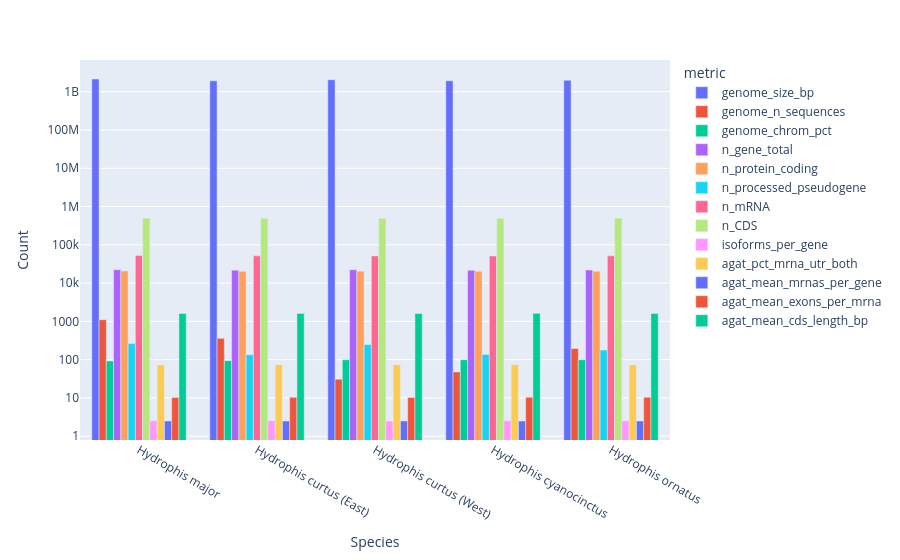

The notebook cell this image was saved under:
### Markdown cell above
- add my annotated pseudogenes

### Code cell
# genome stats
keep = [
    "genome_size_bp", "genome_chrom_pct", "n_gene_total", "n_protein_coding",
    "n_processed_pseudogene", "n_mRNA", "n_CDS", "isoforms_per_gene",
    "genome_n_sequences", "agat_pct_mrna_utr_both", "agat_mean_mrnas_per_gene",
    "agat_mean_exons_per_mrna", "agat_mean_cds_length_bp", 
]

df_stats = metrics[metrics["metric"].isin(keep)]

df_stats_m = df_stats.melt(
    id_vars=["metric", "label"],
    var_name="Species",
    value_name="Count",
)

fig = px.bar(
    df_stats_m,
    x="Species",
    y="Count",
    color="metric",
    barmode="group",
    log_y = True
)

fig.show()

### Figure 1 — Plotly figure (JSON) as saved in the notebook; plotly's stock layout.template omitted (floating-point values rounded to 4 significant figures)
{"data": [{"alignmentgroup": "True", "hovertemplate": "metric=genome_size_bp<br>Species=%{x}<br>Count=%{y}<extra></extra>", "legendgroup": "genome_size_bp", "marker": {"color": "#636efa", "pattern": {"shape": ""}}, "name": "genome_size_bp", "offsetgroup": "genome_size_bp", "orientation": "v", "showlegend": true, "textposition": "auto", "type": "bar", "x": ["Hydrophis major", "Hydrophis curtus (East)", "Hydrophis curtus (West)", "Hydrophis cyanocinctus", "Hydrophis ornatus"], "xaxis": "x", "y": ["2150333220", "1922533803", "2058638819", "1927585190", "1997787468"], "yaxis": "y"}, {"alignmentgroup": "True", "hovertemplate": "metric=genome_n_sequences<br>Species=%{x}<br>Count=%{y}<extra></extra>", "legendgroup": "genome_n_sequences", "marker": {"color": "#EF553B", "pattern": {"shape": ""}}, "name": "genome_n_sequences", "offsetgroup": "genome_n_sequences", "orientation": "v", "showlegend": true, "textposition": "auto", "type": "bar", "x": ["Hydrophis major", "Hydrophis curtus (East)", "Hydrophis curtus (West)", "Hydrophis cyanocinctus", "Hydrophis ornatus"], "xaxis": "x", "y": ["1111", "361", "31", "48", "196"], "yaxis": "y"}, {"alignmentgroup": "True", "hovertemplate": "metric=genome_chrom_pct<br>Species=%{x}<br>Count=%{y}<extra></extra>", "legendgroup": "genome_chrom_pct", "marker": {"color": "#00cc96", "pattern": {"shape": ""}}, "name": "genome_chrom_pct", "offsetgroup": "genome_chrom_pct", "orientation": "v", "showlegend": true, "textposition": "auto", "type": "bar", "x": ["Hydrophis major", "Hydrophis curtus (East)", "Hydrophis curtus (West)", "Hydrophis cyanocinctus", "Hydrophis ornatus"], "xaxis": "x", "y": ["92.42", "94.41", "99.87", "99.91", "99.51"], "yaxis": "y"}, {"alignmentgroup": "True", "hovertemplate": "metric=n_gene_total<br>Species=%{x}<br>Count=%{y}<extra></extra>", "legendgroup": "n_gene_total", "marker": {"color": "#ab63fa", "pattern": {"shape": ""}}, "name": "n_gene_total", "offsetgroup": "n_gene_total", "orientation": "v", "showlegend": true, "textposition": "auto", "type": "bar", "x": ["Hydrophis major", "Hydrophis curtus (East)", "Hydrophis curtus (West)", "Hydrophis cyanocinctus", "Hydrophis ornatus"], "xaxis": "x", "y": ["22445", "21847", "22305", "21662", "21937"], "yaxis": "y"}, {"alignmentgroup": "True", "hovertemplate": "metric=n_protein_coding<br>Species=%{x}<br>Count=%{y}<extra></extra>", "legendgroup": "n_protein_coding", "marker": {"color": "#FFA15A", "pattern": {"shape": ""}}, "name": "n_protein_coding", "offsetgroup": "n_protein_coding", "orientation": "v", "showlegend": true, "textposition": "auto", "type": "bar", "x": ["Hydrophis major", "Hydrophis curtus (East)", "Hydrophis curtus (West)", "Hydrophis cyanocinctus", "Hydrophis ornatus"], "xaxis": "x", "y": ["20825", "20367", "20545", "20300", "20378"], "yaxis": "y"}, {"alignmentgroup": "True", "hovertemplate": "metric=n_processed_pseudogene<br>Species=%{x}<br>Count=%{y}<extra></extra>", "legendgroup": "n_processed_pseudogene", "marker": {"color": "#19d3f3", "pattern": {"shape": ""}}, "name": "n_processed_pseudogene", "offsetgroup": "n_processed_pseudogene", "orientation": "v", "showlegend": true, "textposition": "auto", "type": "bar", "x": ["Hydrophis major", "Hydrophis curtus (East)", "Hydrophis curtus (West)", "Hydrophis cyanocinctus", "Hydrophis ornatus"], "xaxis": "x", "y": ["263", "134", "249", "137", "178"], "yaxis": "y"}, {"alignmentgroup": "True", "hovertemplate": "metric=n_mRNA<br>Species=%{x}<br>Count=%{y}<extra></extra>", "legendgroup": "n_mRNA", "marker": {"color": "#FF6692", "pattern": {"shape": ""}}, "name": "n_mRNA", "offsetgroup": "n_mRNA", "orientation": "v", "showlegend": true, "textposition": "auto", "type": "bar", "x": ["Hydrophis major", "Hydrophis curtus (East)", "Hydrophis curtus (West)", "Hydrophis cyanocinctus", "Hydrophis ornatus"], "xaxis": "x", "y": ["52501", "51588", "51444", "51220", "51521"], "yaxis": "y"}, {"alignmentgroup": "True", "hovertemplate": "metric=n_CDS<br>Species=%{x}<br>Count=%{y}<extra></extra>", "legendgroup": "n_CDS", "marker": {"color": "#B6E880", "pattern": {"shape": ""}}, "name": "n_CDS", "offsetgroup": "n_CDS", "orientation": "v", "showlegend": true, "textposition": "auto", "type": "bar", "x": ["Hydrophis major", "Hydrophis curtus (East)", "Hydrophis curtus (West)", "Hydrophis cyanocinctus", "Hydrophis ornatus"], "xaxis": "x", "y": ["501517", "498646", "493878", "496630", "499399"], "yaxis": "y"}, {"alignmentgroup": "True", "hovertemplate": "metric=isoforms_per_gene<br>Species=%{x}<br>Count=%{y}<extra></extra>", "legendgroup": "isoforms_per_gene", "marker": {"color": "#FF97FF", "pattern": {"shape": ""}}, "name": "isoforms_per_gene", "offsetgroup": "isoforms_per_gene", "orientation": "v", "showlegend": true, "textposition": "auto", "type": "bar", "x": ["Hydrophis major", "Hydrophis curtus (East)", "Hydrophis curtus (West)", "Hydrophis cyanocinctus", "Hydrophis ornatus"], "xaxis": "x", "y": ["2.52", "2.53", "2.5", "2.52", "2.53"], "yaxis": "y"}, {"alignmentgroup": "True", "hovertemplate": "metric=agat_pct_mrna_utr_both<br>Species=%{x}<br>Count=%{y}<extra></extra>", "legendgroup": "agat_pct_mrna_utr_both", "marker": {"color": "#FECB52", "pattern": {"shape": ""}}, "name": "agat_pct_mrna_utr_both", "offsetgroup": "agat_pct_mrna_utr_both", "orientation": "v", "showlegend": true, "textposition": "auto", "type": "bar", "x": ["Hydrophis major", "Hydrophis curtus (East)", "Hydrophis curtus (West)", "Hydrophis cyanocinctus", "Hydrophis ornatus"], "xaxis": "x", "y": ["73.8", "74.2", "73.4", "74.0", "74.0"], "yaxis": "y"}, {"alignmentgroup": "True", "hovertemplate": "metric=agat_mean_mrnas_per_gene<br>Species=%{x}<br>Count=%{y}<extra></extra>", "legendgroup": "agat_mean_mrnas_per_gene", "marker": {"color": "#636efa", "pattern": {"shape": ""}}, "name": "agat_mean_mrnas_per_gene", "offsetgroup": "agat_mean_mrnas_per_gene", "orientation": "v", "showlegend": true, "textposition": "auto", "type": "bar", "x": ["Hydrophis major", "Hydrophis curtus (East)", "Hydrophis curtus (West)", "Hydrophis cyanocinctus", "Hydrophis ornatus"], "xaxis": "x", "y": ["2.5", "2.5", "2.5", "2.5", "2.5"], "yaxis": "y"}, {"alignmentgroup": "True", "hovertemplate": "metric=agat_mean_exons_per_mrna<br>Species=%{x}<br>Count=%{y}<extra></extra>", "legendgroup": "agat_mean_exons_per_mrna", "marker": {"color": "#EF553B", "pattern": {"shape": ""}}, "name": "agat_mean_exons_per_mrna", "offsetgroup": "agat_mean_exons_per_mrna", "orientation": "v", "showlegend": true, "textposition": "auto", "type": "bar", "x": ["Hydrophis major", "Hydrophis curtus (East)", "Hydrophis curtus (West)", "Hydrophis cyanocinctus", "Hydrophis ornatus"], "xaxis": "x", "y": ["10.3", "10.4", "10.3", "10.4", "10.4"], "yaxis": "y"}, {"alignmentgroup": "True", "hovertemplate": "metric=agat_mean_cds_length_bp<br>Species=%{x}<br>Count=%{y}<extra></extra>", "legendgroup": "agat_mean_cds_length_bp", "marker": {"color": "#00cc96", "pattern": {"shape": ""}}, "name": "agat_mean_cds_length_bp", "offsetgroup": "agat_mean_cds_length_bp", "orientation": "v", "showlegend": true, "textposition": "auto", "type": "bar", "x": ["Hydrophis major", "Hydrophis curtus (East)", "Hydrophis curtus (West)", "Hydrophis cyanocinctus", "Hydrophis ornatus"], "xaxis": "x", "y": ["1608", "1618", "1610", "1621", "1617"], "yaxis": "y"}], "layout": {"barmode": "group", "legend": {"title": {"text": "metric"}, "tracegroupgap": 0}, "margin": {"t": 60}, "xaxis": {"anchor": "y", "domain": [0, 1], "title": {"text": "Species"}}, "yaxis": {"anchor": "x", "domain": [0, 1], "title": {"text": "Count"}, "type": "log"}}}
